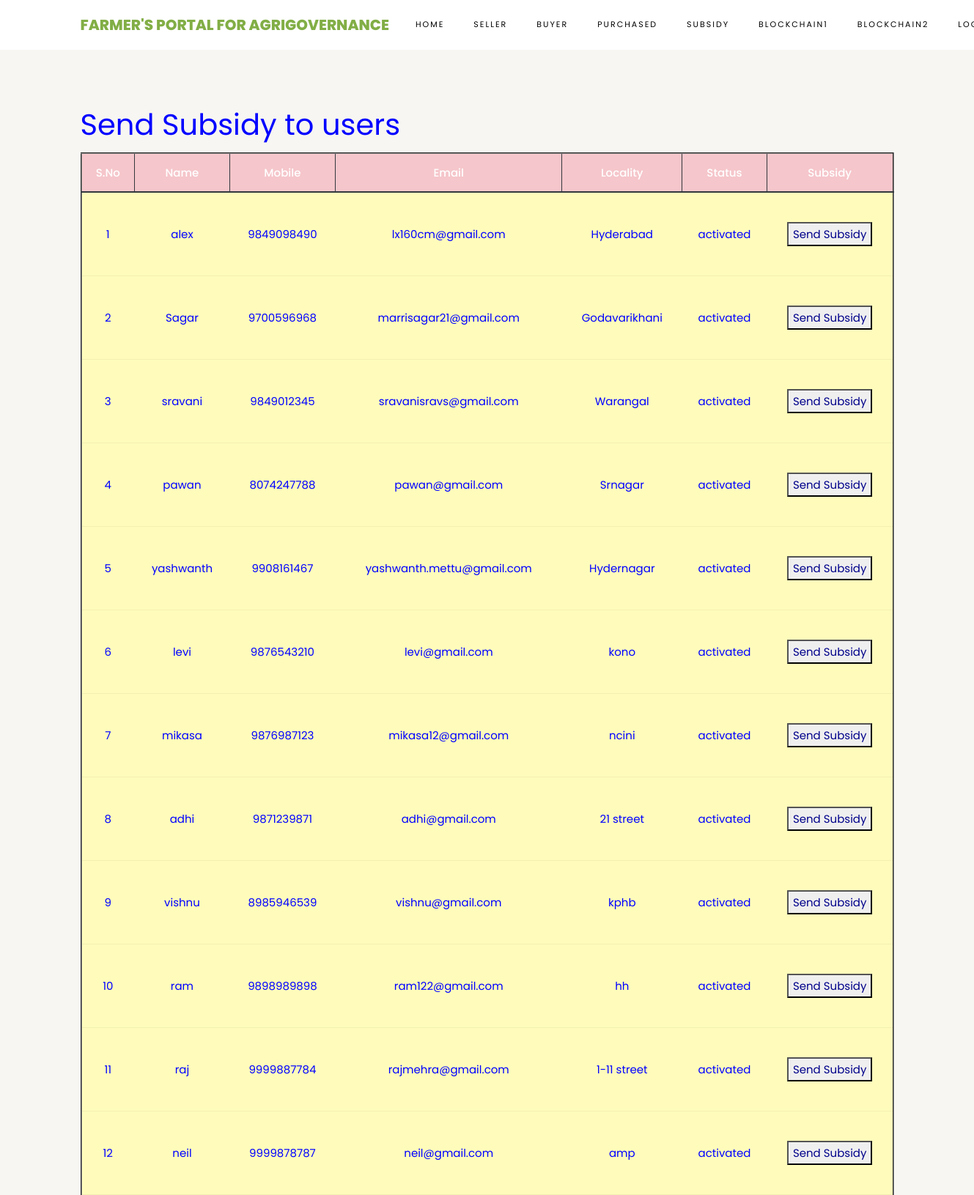
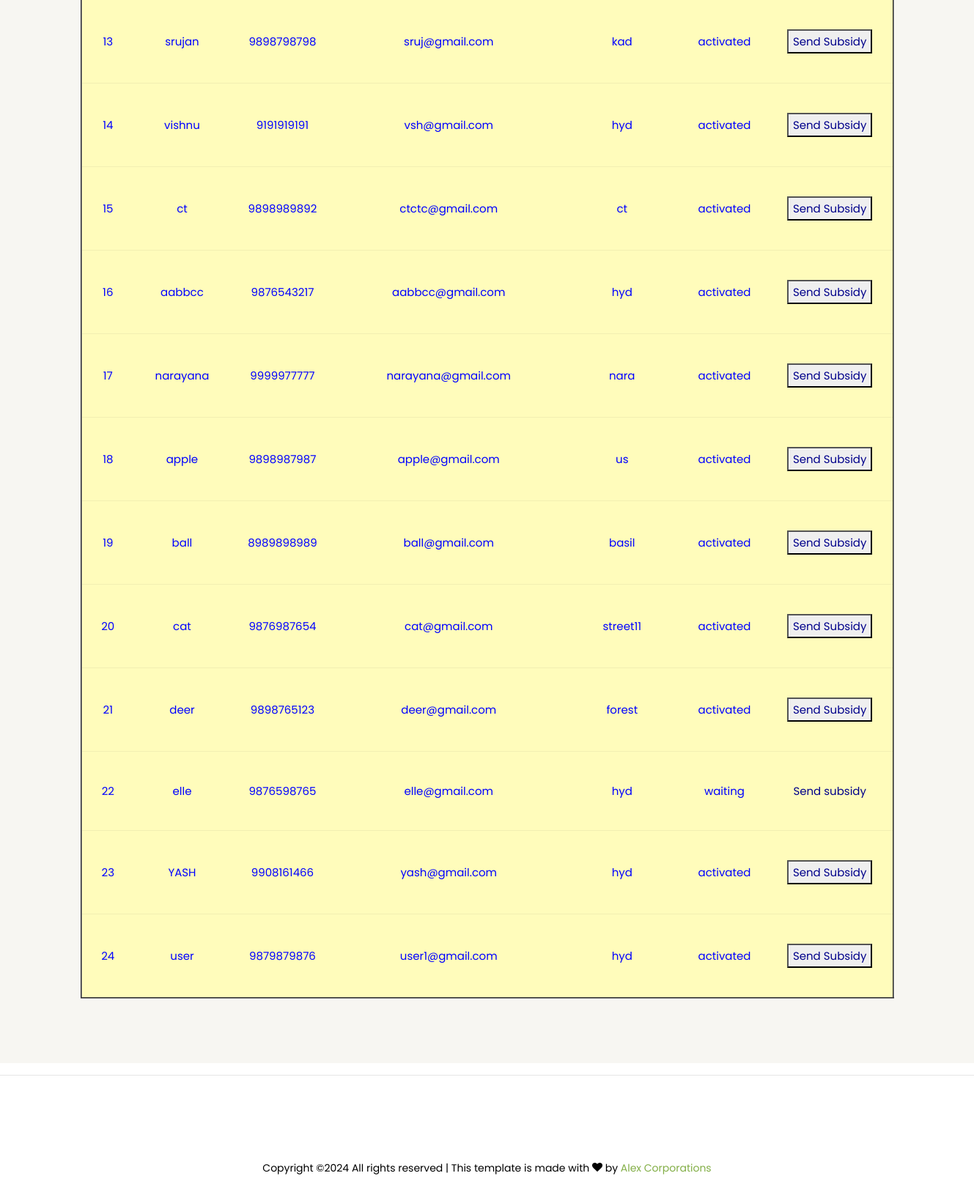
/ViewSubsidies/, run on the app's committed database (2 pictures, top to bottom).
### sellers/models.py (models this page shows, shortened)
class SellerUserRegistrationModel(models.Model):
    name = models.CharField(max_length=100)
    loginid = models.CharField(unique=True, max_length=100)
    password = models.CharField(max_length=100)
    mobile = models.CharField(unique=True, max_length=100)
    email = models.CharField(unique=True, max_length=100)
    locality = models.CharField(max_length=100)
    address = models.CharField(max_length=1000)
    city = models.CharField(max_length=100)
    state = models.CharField(max_length=100)
    status = models.CharField(max_length=100)
    class Meta:
        db_table = 'SellerRegistrations'

### admins/views.py (the view)
# urls.py: path("ViewSubsidies/", admins.ViewSubsidies, name="ViewSubsidies"),
def ViewSubsidies(request):
    data = SellerUserRegistrationModel.objects.all()
    return render(request, 'admins/SubsidyUsers.html', {'data': data})

### assets/templates/admins/SubsidyUsers.html (shortened to what this page needs)
{%extends 'admins/adminbase.html'%}
{%load static%}
{%block contents%}
<section class="ftco-section ftco-no-pt ftco-no-pb py-5 bg-light">
    <div class="container py-4">
        <div class="row d-flex justify-content-center py-5">
            <div class="col-md-12">
 <h1><font color="BLUE"> Send Subsidy to users</font></h1>
                                         <table border="2px" class="table table-hover table-dark">
                    <thead>
                    <tr class="table-danger">
                        <th scope="col">S.No</th>
                        <th scope="col">Name</th>
                        <th scope="col">Mobile</th>
                        <th scope="col">Email</th>
                        <th scope="col">Locality</th>
                        <th scope="col">Status</th>
                        <th scope="col">Subsidy</th>
                    </tr>
                    </thead>
                    <tbody>
                        {% for i in data %}
                        <tr scope="row" style="color: BLUE; background-color:#FFFCBB">
                            <td>{{forloop.counter}}</td>
                            <td>{{i.name}}</td>
                            <td>{{i.mobile}}</td>
                            <td>{{i.email}}</td>
                            <td>{{i.locality}}</td>
                            <td>{{i.status}}</td>
                            {% if i.status == 'waiting' %}
                            <td><a class="btn-link" href="/AdminActivaSubsidyUsers/?uid={{ i.id }}"
                                   style="color:DARKBLUE">Send subsidy</a></td>
                            {% else %}
                            <td>
                                 <button onclick="alert('The Subsidy has been granted')" style="color:DARKBLUE">Send Subsidy</button> </td>
                            {% endif %}
                        </tr>
                        {% endfor %}
                    </tbody>
                </table>
            </div>
        </div>
    </div>
</section>
{%endblock%}

### data on the page
SellerUserRegistrationModel: name "alex", mobile "9849098490", email "lx160cm@gmail.com", locality "Hyderabad", status "activated", shows "Send Subsidy"
SellerUserRegistrationModel: name "Sagar", mobile "9700596968", email "marrisagar21@gmail.com", locality "Godavarikhani", status "activated", shows "Send Subsidy"
SellerUserRegistrationModel: name "sravani", mobile "9849012345", email "sravanisravs@gmail.com", locality "Warangal", status "activated", shows "Send Subsidy"
SellerUserRegistrationModel: name "pawan", mobile "8074247788", email "pawan@gmail.com", locality "Srnagar", status "activated", shows "Send Subsidy"
SellerUserRegistrationModel: name "yashwanth", mobile "9908161467", email "yashwanth.mettu@gmail.com", locality "Hydernagar", status "activated", shows "Send Subsidy"
SellerUserRegistrationModel: name "levi", mobile "9876543210", email "levi@gmail.com", locality "kono", status "activated", shows "Send Subsidy"
SellerUserRegistrationModel: name "mikasa", mobile "9876987123", email "mikasa12@gmail.com", locality "ncini", status "activated", shows "Send Subsidy"
SellerUserRegistrationModel: name "adhi", mobile "9871239871", email "adhi@gmail.com", locality "21 street", status "activated", shows "Send Subsidy"
SellerUserRegistrationModel: name "vishnu", mobile "8985946539", email "vishnu@gmail.com", locality "kphb", status "activated", shows "Send Subsidy"
SellerUserRegistrationModel: name "ram", mobile "9898989898", email "ram122@gmail.com", locality "hh", status "activated", shows "Send Subsidy"
SellerUserRegistrationModel: name "raj", mobile "9999887784", email "rajmehra@gmail.com", locality "1-11 street", status "activated", shows "Send Subsidy"
SellerUserRegistrationModel: name "neil", mobile "9999878787", email "neil@gmail.com", locality "amp", status "activated", shows "Send Subsidy"
SellerUserRegistrationModel: name "srujan", mobile "9898798798", email "sruj@gmail.com", locality "kad", status "activated", shows "Send Subsidy"
SellerUserRegistrationModel: name "vishnu", mobile "9191919191", email "vsh@gmail.com", locality "hyd", status "activated", shows "Send Subsidy"
SellerUserRegistrationModel: name "ct", mobile "9898989892", email "ctctc@gmail.com", locality "ct", status "activated", shows "Send Subsidy"
SellerUserRegistrationModel: name "aabbcc", mobile "9876543217", email "aabbcc@gmail.com", locality "hyd", status "activated", shows "Send Subsidy"
SellerUserRegistrationModel: name "narayana", mobile "9999977777", email "narayana@gmail.com", locality "nara", status "activated", shows "Send Subsidy"
SellerUserRegistrationModel: name "apple", mobile "9898987987", email "apple@gmail.com", locality "us", status "activated", shows "Send Subsidy"
SellerUserRegistrationModel: name "ball", mobile "8989898989", email "ball@gmail.com", locality "basil", status "activated", shows "Send Subsidy"
SellerUserRegistrationModel: name "cat", mobile "9876987654", email "cat@gmail.com", locality "street11", status "activated", shows "Send Subsidy"
SellerUserRegistrationModel: name "deer", mobile "9898765123", email "deer@gmail.com", locality "forest", status "activated", shows "Send Subsidy"
SellerUserRegistrationModel: name "elle", mobile "9876598765", email "elle@gmail.com", locality "hyd", status "waiting"
SellerUserRegistrationModel: name "YASH", mobile "9908161466", email "yash@gmail.com", locality "hyd", status "activated", shows "Send Subsidy"
SellerUserRegistrationModel: name "user", mobile "9879879876", email "user1@gmail.com", locality "hyd", status "activated", shows "Send Subsidy"
